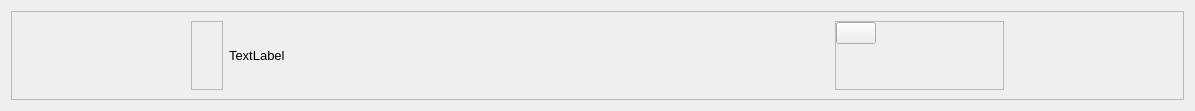
<?xml version="1.0" encoding="UTF-8"?>
<ui version="4.0">
 <class>output_orm</class>
 <widget class="QWidget" name="output_orm">
  <property name="geometry">
   <rect>
    <x>0</x>
    <y>0</y>
    <width>1195</width>
    <height>111</height>
   </rect>
  </property>
  <property name="windowTitle">
   <string>Form</string>
  </property>
  <layout class="QGridLayout" name="gridLayout_3">
   <item row="0" column="0">
    <widget class="QFrame" name="frame">
     <property name="frameShape">
      <enum>QFrame::StyledPanel</enum>
     </property>
     <property name="frameShadow">
      <enum>QFrame::Raised</enum>
     </property>
     <layout class="QGridLayout" name="gridLayout_2">
      <item row="0" column="0">
       <spacer name="horizontalSpacer_2">
        <property name="orientation">
         <enum>Qt::Horizontal</enum>
        </property>
        <property name="sizeHint" stdset="0">
         <size>
          <width>158</width>
          <height>20</height>
         </size>
        </property>
       </spacer>
      </item>
      <item row="0" column="1">
       <widget class="QFrame" name="frame_2">
        <property name="frameShape">
         <enum>QFrame::StyledPanel</enum>
        </property>
        <property name="frameShadow">
         <enum>QFrame::Raised</enum>
        </property>
        <layout class="QVBoxLayout" name="verticalLayout">
         <property name="spacing">
          <number>0</number>
         </property>
         <property name="leftMargin">
          <number>0</number>
         </property>
         <property name="topMargin">
          <number>0</number>
         </property>
         <property name="rightMargin">
          <number>0</number>
         </property>
         <property name="bottomMargin">
          <number>0</number>
         </property>
         <item>
          <widget class="QLabel" name="label">
           <property name="minimumSize">
            <size>
             <width>30</width>
             <height>30</height>
            </size>
           </property>
           <property name="maximumSize">
            <size>
             <width>30</width>
             <height>30</height>
            </size>
           </property>
           <property name="text">
            <string/>
           </property>
           <property name="pixmap">
            <pixmap resource="resourse.qrc">:/static/icons/input.png</pixmap>
           </property>
           <property name="scaledContents">
            <bool>true</bool>
           </property>
           <property name="alignment">
            <set>Qt::AlignCenter</set>
           </property>
           <property name="wordWrap">
            <bool>false</bool>
           </property>
          </widget>
         </item>
         <item>
          <spacer name="verticalSpacer">
           <property name="orientation">
            <enum>Qt::Vertical</enum>
           </property>
           <property name="sizeHint" stdset="0">
            <size>
             <width>20</width>
             <height>54</height>
            </size>
           </property>
          </spacer>
         </item>
        </layout>
       </widget>
      </item>
      <item row="0" column="3">
       <widget class="QFrame" name="frame_3">
        <property name="frameShape">
         <enum>QFrame::StyledPanel</enum>
        </property>
        <property name="frameShadow">
         <enum>QFrame::Raised</enum>
        </property>
        <layout class="QGridLayout" name="gridLayout">
         <property name="leftMargin">
          <number>0</number>
         </property>
         <property name="topMargin">
          <number>0</number>
         </property>
         <property name="rightMargin">
          <number>0</number>
         </property>
         <property name="bottomMargin">
          <number>0</number>
         </property>
         <property name="spacing">
          <number>0</number>
         </property>
         <item row="1" column="2">
          <spacer name="horizontalSpacer">
           <property name="orientation">
            <enum>Qt::Horizontal</enum>
           </property>
           <property name="sizeHint" stdset="0">
            <size>
             <width>41</width>
             <height>20</height>
            </size>
           </property>
          </spacer>
         </item>
         <item row="2" column="0">
          <spacer name="verticalSpacer_2">
           <property name="orientation">
            <enum>Qt::Vertical</enum>
           </property>
           <property name="sizeHint" stdset="0">
            <size>
             <width>20</width>
             <height>40</height>
            </size>
           </property>
          </spacer>
         </item>
         <item row="0" column="0" rowspan="2" colspan="2">
          <widget class="QPushButton" name="pushButton">
           <property name="text">
            <string/>
           </property>
           <property name="icon">
            <iconset resource="resourse.qrc">
             <normaloff>:/static/icons/reedit1.png</normaloff>:/static/icons/reedit1.png</iconset>
           </property>
          </widget>
         </item>
        </layout>
       </widget>
      </item>
      <item row="0" column="4">
       <spacer name="horizontalSpacer_3">
        <property name="orientation">
         <enum>Qt::Horizontal</enum>
        </property>
        <property name="sizeHint" stdset="0">
         <size>
          <width>158</width>
          <height>20</height>
         </size>
        </property>
       </spacer>
      </item>
      <item row="0" column="2">
       <widget class="QLabel" name="label_2">
        <property name="minimumSize">
         <size>
          <width>600</width>
          <height>0</height>
         </size>
        </property>
        <property name="font">
         <font>
          <pointsize>10</pointsize>
         </font>
        </property>
        <property name="text">
         <string>TextLabel</string>
        </property>
       </widget>
      </item>
     </layout>
    </widget>
   </item>
  </layout>
 </widget>
 <resources/>
 <connections/>
</ui>
